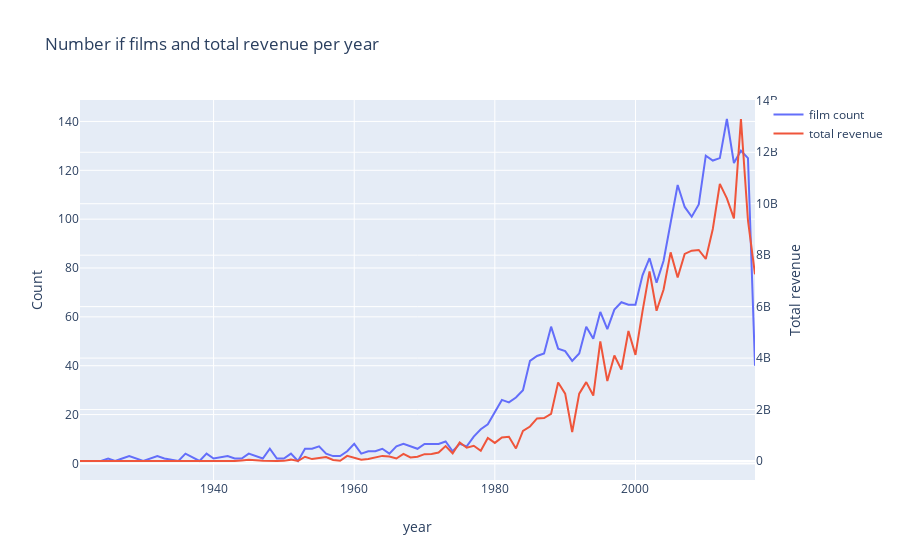

The notebook cell this image was saved under:
### Markdown cell above
### Task 6: Number of Films and Revenue Per Year

### Code cell
d1=train['release_date_year'].value_counts().sort_index()
d2=train.groupby(['release_date_year'])['revenue'].sum()

data=[go.Scatter(x=d1.index,y=d1.values,name='film count'),
      go.Scatter(x=d2.index,y=d2.values,name='total revenue', yaxis='y2')]
layout = go.Layout(dict(title="Number if films and total revenue per year",
                       xaxis=dict(title="year"),
                       yaxis=dict(title="Count"),
                        yaxis2=dict(title="Total revenue",overlaying='y',side='right'),
                       ),legend =dict(orientation='v'))
py.iplot(dict(data=data,layout=layout))
